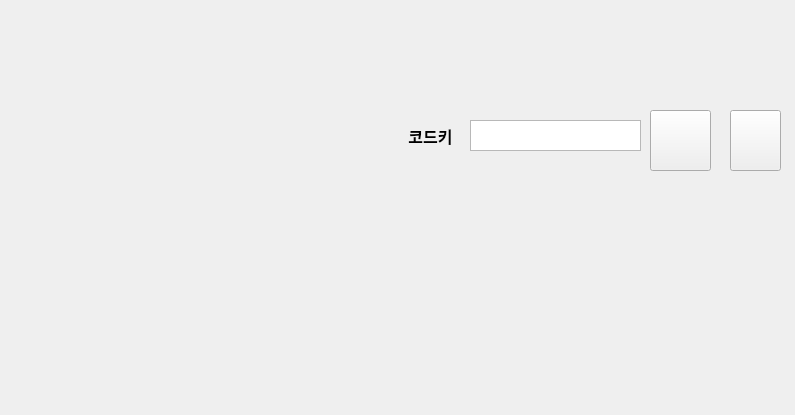
<?xml version="1.0" encoding="UTF-8"?>
<ui version="4.0">
 <class>Form</class>
 <widget class="QWidget" name="Form">
  <property name="geometry">
   <rect>
    <x>0</x>
    <y>0</y>
    <width>795</width>
    <height>415</height>
   </rect>
  </property>
  <property name="windowTitle">
   <string>Form</string>
  </property>
  <widget class="QLabel" name="guide_img">
   <property name="geometry">
    <rect>
     <x>10</x>
     <y>10</y>
     <width>381</width>
     <height>391</height>
    </rect>
   </property>
   <property name="text">
    <string/>
   </property>
   <property name="pixmap">
    <pixmap>../chat_key/guide.png</pixmap>
   </property>
  </widget>
  <widget class="QLabel" name="guide_txt">
   <property name="geometry">
    <rect>
     <x>410</x>
     <y>10</y>
     <width>321</width>
     <height>101</height>
    </rect>
   </property>
   <property name="font">
    <font>
     <family>배달의민족 도현</family>
     <pointsize>10</pointsize>
    </font>
   </property>
   <property name="text">
    <string/>
   </property>
   <property name="textFormat">
    <enum>Qt::PlainText</enum>
   </property>
   <property name="pixmap">
    <pixmap>../chat_key/guide_text.png</pixmap>
   </property>
  </widget>
  <widget class="QTextEdit" name="key_input">
   <property name="geometry">
    <rect>
     <x>470</x>
     <y>120</y>
     <width>171</width>
     <height>31</height>
    </rect>
   </property>
   <property name="font">
    <font>
     <family>Arial</family>
     <pointsize>10</pointsize>
     <weight>75</weight>
     <bold>true</bold>
    </font>
   </property>
   <property name="html">
    <string>&lt;!DOCTYPE HTML PUBLIC &quot;-//W3C//DTD HTML 4.0//EN&quot; &quot;http://www.w3.org/TR/REC-html40/strict.dtd&quot;&gt;
&lt;html&gt;&lt;head&gt;&lt;meta name=&quot;qrichtext&quot; content=&quot;1&quot; /&gt;&lt;style type=&quot;text/css&quot;&gt;
p, li { white-space: pre-wrap; }
&lt;/style&gt;&lt;/head&gt;&lt;body style=&quot; font-family:'Arial'; font-size:10pt; font-weight:600; font-style:normal;&quot;&gt;
&lt;p style=&quot;-qt-paragraph-type:empty; margin-top:0px; margin-bottom:0px; margin-left:0px; margin-right:0px; -qt-block-indent:0; text-indent:0px;&quot;&gt;&lt;br /&gt;&lt;/p&gt;&lt;/body&gt;&lt;/html&gt;</string>
   </property>
  </widget>
  <widget class="QPushButton" name="connect_btn">
   <property name="geometry">
    <rect>
     <x>650</x>
     <y>110</y>
     <width>61</width>
     <height>61</height>
    </rect>
   </property>
   <property name="text">
    <string/>
   </property>
   <property name="icon">
    <iconset>
     <normaloff>../icon/connect.png</normaloff>../icon/connect.png</iconset>
   </property>
   <property name="iconSize">
    <size>
     <width>60</width>
     <height>60</height>
    </size>
   </property>
  </widget>
  <widget class="QPushButton" name="exit_btn">
   <property name="geometry">
    <rect>
     <x>730</x>
     <y>110</y>
     <width>51</width>
     <height>61</height>
    </rect>
   </property>
   <property name="text">
    <string/>
   </property>
   <property name="icon">
    <iconset>
     <normaloff>../icon/exit.png</normaloff>../icon/exit.png</iconset>
   </property>
   <property name="iconSize">
    <size>
     <width>70</width>
     <height>70</height>
    </size>
   </property>
  </widget>
  <widget class="QLabel" name="code_key_lbl">
   <property name="geometry">
    <rect>
     <x>390</x>
     <y>110</y>
     <width>81</width>
     <height>51</height>
    </rect>
   </property>
   <property name="font">
    <font>
     <family>Arial</family>
     <pointsize>12</pointsize>
     <weight>75</weight>
     <bold>true</bold>
    </font>
   </property>
   <property name="text">
    <string>코드키</string>
   </property>
   <property name="alignment">
    <set>Qt::AlignCenter</set>
   </property>
  </widget>
 </widget>
 <resources/>
 <connections/>
</ui>
